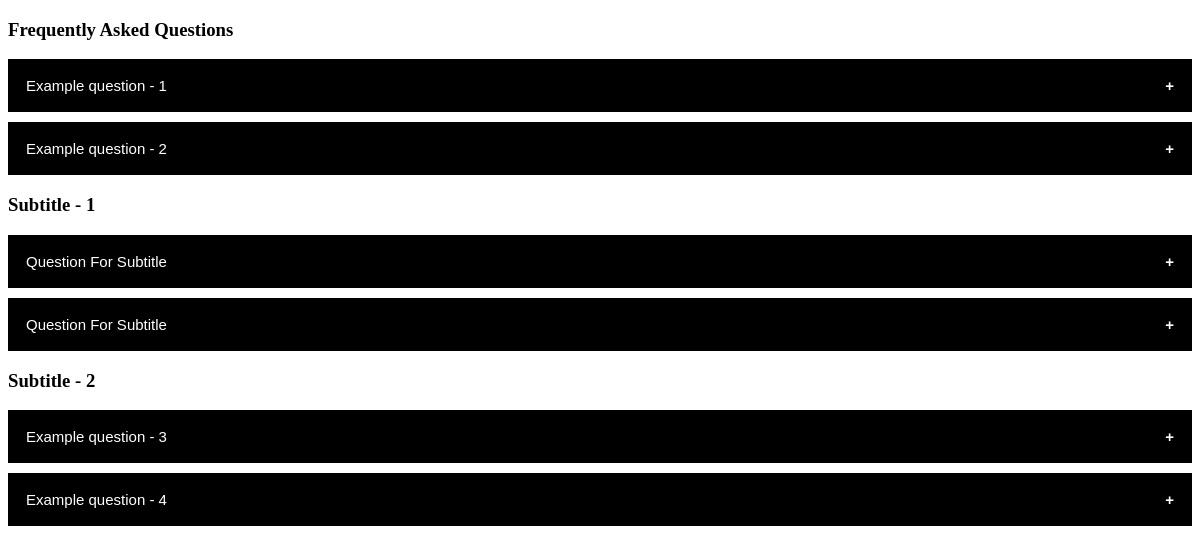
The page / on the database its author committed.
### questions/models.py (models this page shows, shortened)
class Title(models.Model):
    categ_name = models.CharField(max_length=100)
    main_title = models.BooleanField(default=False)

class Question(models.Model):
    question_name = models.CharField( max_length=200)
    question_body = models.TextField()
    title = models.ForeignKey(Title, on_delete=models.CASCADE)
    created = models.DateTimeField(default=datetime.now())

### questions/views.py (the view)
# urls.py: path('', IndexView.as_view())
class IndexView(generic.ListView):
    template_name="questions/index.html"
    content_object_name="question_list"
    def get_queryset(self):
        return Question.objects.order_by("-created")
    def get_context_data(self, **kwargs):
        context = super().get_context_data(**kwargs)
        context["title_list"] = Title.objects.order_by("id")
        return context

### questions/templates/questions/index.html (shortened to what this page needs)
{% extends 'questions/base.html' %}
{% block content %}
    {% for title in title_list %}
        <h3>{{ title.categ_name }}</h3>
        {% for question in question_list %}
            {% if title == question.title %}
            <button class="collapsible">{{ question.question_name }} </button>
            {% endif %}
        {% endfor %}
    {% endfor %}
{% endblock content %}

### questions/templates/questions/base.html (shortened to what this page needs)
{% load static %}
<!DOCTYPE html>
<html lang="en">
<head>
  <link rel="stylesheet" href="{% static 'questions/my.css' %}">
</head>
<body>
    <div id="frequently-asked-questions">
        {% block content %}{% endblock content %}
    </div>
</body>
</html>

### questions/static/questions/my.css (style rules this page uses)
#frequently-asked-questions .collapsible { background-color: #000000; color: white; cursor: pointer; padding: 18px; width: 100%; border: none; text-align: left; outline: none; font-size: 15px; }
#frequently-asked-questions .collapsible:after { content: '\002B'; color: white; font-weight: bold; float: right; margin-left: 5px; }

### rows shown on the page
Title: categ_name "Frequently Asked Questions"
Question: question_name "Example question - 1"
Question: question_name "Example question - 2"
Title: categ_name "Subtitle - 1"
Question: question_name "Question For Subtitle"
Question: question_name "Question For Subtitle"
Title: categ_name "Subtitle - 2"
Question: question_name "Example question - 3"
Question: question_name "Example question - 4"
